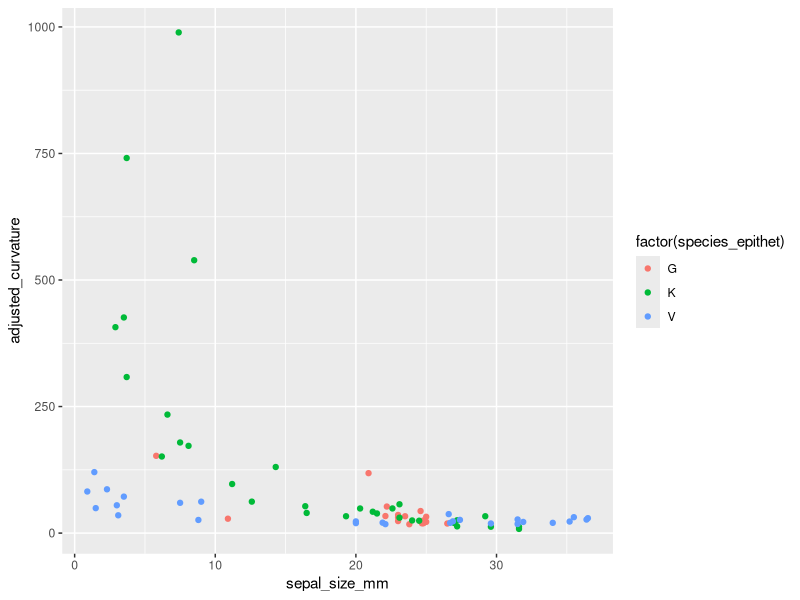

R code for this plot:
library(here)
library(tidyverse)

#import data ####

#size data
size_data<-
  read.csv(
  here("data/epimedium_curv_size_data.csv"), 
  header=TRUE)

#curvature data

curv_gran<-
  read.csv(
    here("data/epimedium_curvature_grandiflorum.csv"),
    header=TRUE) %>%
  select(4, 5) #select columns with species IDs and adjusted curvature data
  
curv_kore<-
  read.csv(
    here("data/epimedium_curvature_koreanum.csv"),
    header=TRUE) %>%
  select(4, 5)

curv_viol<-
  read.csv(
    here("data/epimedium_curvature_violaceum.csv"),
    header=TRUE) %>%
  select(4, 5)

#merge curvature data into one tibble

curv_data<-
  full_join(curv_gran, curv_kore) %>%
  full_join(., curv_viol)

# merge size data with curvature data ####

size_curv_data<-
  left_join(size_data, curv_data, by="species_individual_panicle_flower") %>%
  rename(species_ID = species_individual_panicle_flower) %>%
  mutate(
    species_epithet = str_extract(
      species_ID, 
      "[A-Z]+") #extacts uppercase letters from strings
  )

#plot

ggplot(
  data=size_curv_data, 
  aes(x=sepal_size_mm, y=adjusted_curvature)
) +
  geom_point(
    aes(colour=factor(species_epithet)))
